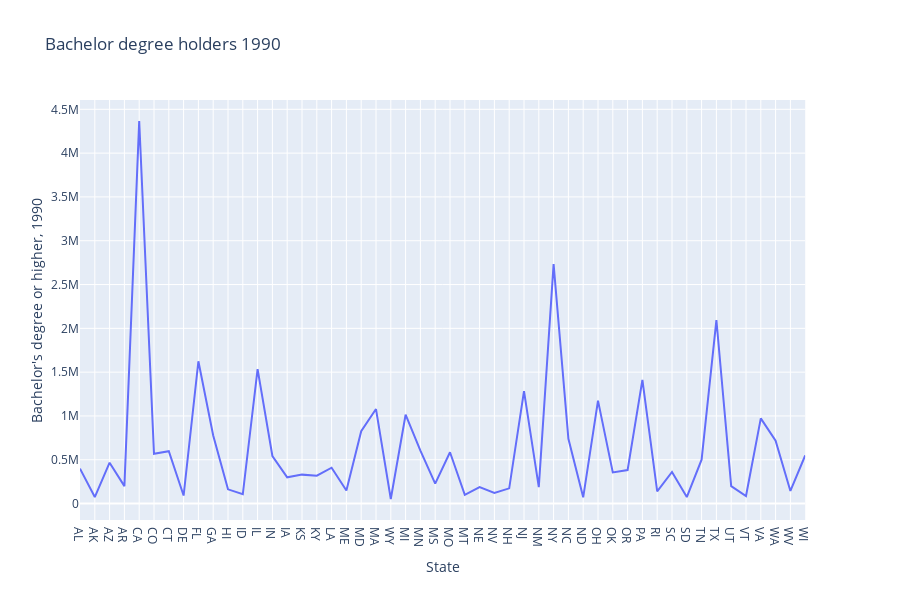

Here is the notebook cell this chart was saved with:
### Code cell
graph_1990 = px.line(states_data_frame, x = 'State', y = "Bachelor's degree or higher, 1990", title='Bachelor degree holders 1990')
graph_1990.show()

### Figure 1 — Plotly figure (JSON) as saved in the notebook; plotly's stock layout.template omitted (floating-point values rounded to 4 significant figures)
{"data": [{"hoverlabel": {"namelength": 0}, "hovertemplate": "State=%{x}<br>Bachelor's degree or higher, 1990=%{y}", "legendgroup": "", "line": {"color": "#636efa", "dash": "solid"}, "mode": "lines", "name": "", "showlegend": false, "type": "scatter", "x": ["AL", "AK", "AZ", "AR", "CA", "CO", "CT", "DE", "FL", "GA", "HI", "ID", "IL", "IN", "IA", "KS", "KY", "LA", "ME", "MD", "MA", "WY", "MI", "MN", "MS", "MO", "MT", "NE", "NV", "NH", "NJ", "NM", "NY", "NC", "ND", "OH", "OK", "OR", "PA", "RI", "SC", "SD", "TN", "TX", "UT", "VT", "VA", "WA", "WV", "WI"], "xaxis": "x", "y": [399228, 74497, 466873, 199304, 4366674, 568256, 597693, 91722, 1624405, 777158, 162424, 106135, 1534996, 542941, 299392, 330377, 318127, 409123, 149352, 826164, 1078999, 52195, 1014047, 604584, 226947, 585761, 100521, 188662, 120640, 173941, 1284017, 188336, 2733829, 739049, 71639, 1175336, 354969, 382171, 1412746, 140160, 360833, 73891, 500991, 2094905, 199753, 86854, 972894, 716969, 144518, 548970], "yaxis": "y"}], "layout": {"height": 600, "legend": {"tracegroupgap": 0}, "title": {"text": "Bachelor degree holders 1990"}, "xaxis": {"anchor": "y", "domain": [0, 0.98], "title": {"text": "State"}}, "yaxis": {"anchor": "x", "domain": [0, 1], "title": {"text": "Bachelor's degree or higher, 1990"}}}}
